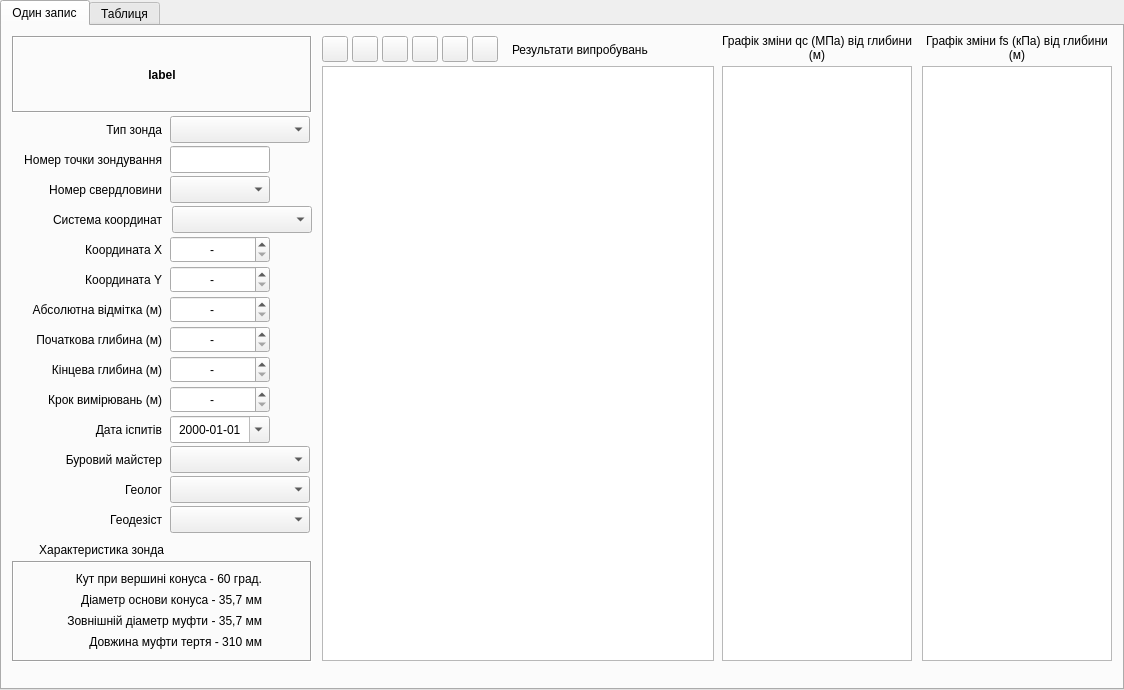
<?xml version="1.0" encoding="UTF-8"?>
<ui version="4.0">
 <class>Szond_win</class>
 <widget class="QTabWidget" name="Szond_win">
  <property name="geometry">
   <rect>
    <x>0</x>
    <y>0</y>
    <width>1124</width>
    <height>690</height>
   </rect>
  </property>
  <property name="windowTitle">
   <string>Статичне зондування</string>
  </property>
  <property name="windowIcon">
   <iconset>
    <normaloff>../icons/16x16/categories/applications-engineering.png</normaloff>../icons/16x16/categories/applications-engineering.png</iconset>
  </property>
  <property name="locale">
   <locale language="Ukrainian" country="Ukraine"/>
  </property>
  <property name="currentIndex">
   <number>0</number>
  </property>
  <widget class="QWidget" name="tab">
   <attribute name="title">
    <string>Один запис</string>
   </attribute>
   <widget class="QComboBox" name="comboBox_4">
    <property name="geometry">
     <rect>
      <x>168</x>
      <y>450</y>
      <width>140</width>
      <height>27</height>
     </rect>
    </property>
   </widget>
   <widget class="QDoubleSpinBox" name="doubleSpinBox_3">
    <property name="geometry">
     <rect>
      <x>168</x>
      <y>270</y>
      <width>100</width>
      <height>27</height>
     </rect>
    </property>
    <property name="locale">
     <locale language="C" country="AnyCountry"/>
    </property>
    <property name="alignment">
     <set>Qt::AlignCenter</set>
    </property>
    <property name="buttonSymbols">
     <enum>QAbstractSpinBox::UpDownArrows</enum>
    </property>
    <property name="specialValueText">
     <string>-</string>
    </property>
    <property name="minimum">
     <double>-10000.000000000000000</double>
    </property>
    <property name="maximum">
     <double>10000.000000000000000</double>
    </property>
    <property name="singleStep">
     <double>0.010000000000000</double>
    </property>
    <property name="value">
     <double>-10000.000000000000000</double>
    </property>
   </widget>
   <widget class="QFrame" name="frame">
    <property name="geometry">
     <rect>
      <x>10</x>
      <y>535</y>
      <width>300</width>
      <height>101</height>
     </rect>
    </property>
    <property name="frameShape">
     <enum>QFrame::Box</enum>
    </property>
    <property name="frameShadow">
     <enum>QFrame::Sunken</enum>
    </property>
   </widget>
   <widget class="QToolButton" name="toolButton_1">
    <property name="geometry">
     <rect>
      <x>320</x>
      <y>10</y>
      <width>26</width>
      <height>26</height>
     </rect>
    </property>
    <property name="toolTip">
     <string>Додати один рядок до таблиці</string>
    </property>
    <property name="statusTip">
     <string>Додавання одного рядка до таблиці вимірювань статичного зондування</string>
    </property>
    <property name="text">
     <string/>
    </property>
    <property name="icon">
     <iconset>
      <normaloff>../icons/16x16/actions/list-add.png</normaloff>../icons/16x16/actions/list-add.png</iconset>
    </property>
   </widget>
   <widget class="QLabel" name="label_10">
    <property name="geometry">
     <rect>
      <x>0</x>
      <y>390</y>
      <width>160</width>
      <height>27</height>
     </rect>
    </property>
    <property name="text">
     <string>Дата іспитів</string>
    </property>
    <property name="alignment">
     <set>Qt::AlignRight|Qt::AlignTrailing|Qt::AlignVCenter</set>
    </property>
   </widget>
   <widget class="QLabel" name="label_22">
    <property name="geometry">
     <rect>
      <x>0</x>
      <y>480</y>
      <width>160</width>
      <height>27</height>
     </rect>
    </property>
    <property name="text">
     <string>Геодезіст</string>
    </property>
    <property name="alignment">
     <set>Qt::AlignRight|Qt::AlignTrailing|Qt::AlignVCenter</set>
    </property>
   </widget>
   <widget class="QToolButton" name="toolButton_3">
    <property name="geometry">
     <rect>
      <x>380</x>
      <y>10</y>
      <width>26</width>
      <height>26</height>
     </rect>
    </property>
    <property name="toolTip">
     <string>Додати всі рядки до таблиці</string>
    </property>
    <property name="statusTip">
     <string>Додавання всіх рядків до таблиці вимірювань статичного зондування</string>
    </property>
    <property name="text">
     <string/>
    </property>
    <property name="icon">
     <iconset>
      <normaloff>../icons/16x16/actions/edit-table-insert-row-under.png</normaloff>../icons/16x16/actions/edit-table-insert-row-under.png</iconset>
    </property>
   </widget>
   <widget class="QLabel" name="label">
    <property name="geometry">
     <rect>
      <x>10</x>
      <y>10</y>
      <width>300</width>
      <height>77</height>
     </rect>
    </property>
    <property name="font">
     <font>
      <weight>75</weight>
      <bold>true</bold>
     </font>
    </property>
    <property name="frameShape">
     <enum>QFrame::Box</enum>
    </property>
    <property name="frameShadow">
     <enum>QFrame::Sunken</enum>
    </property>
    <property name="text">
     <string>label</string>
    </property>
    <property name="alignment">
     <set>Qt::AlignCenter</set>
    </property>
   </widget>
   <widget class="QLabel" name="label_5">
    <property name="geometry">
     <rect>
      <x>0</x>
      <y>240</y>
      <width>160</width>
      <height>27</height>
     </rect>
    </property>
    <property name="text">
     <string>Координата Y</string>
    </property>
    <property name="alignment">
     <set>Qt::AlignRight|Qt::AlignTrailing|Qt::AlignVCenter</set>
    </property>
   </widget>
   <widget class="QLabel" name="label_15">
    <property name="geometry">
     <rect>
      <x>20</x>
      <y>542</y>
      <width>240</width>
      <height>22</height>
     </rect>
    </property>
    <property name="text">
     <string>Кут при вершині конуса - 60 град.</string>
    </property>
    <property name="alignment">
     <set>Qt::AlignRight|Qt::AlignTrailing|Qt::AlignVCenter</set>
    </property>
   </widget>
   <widget class="QLabel" name="label_9">
    <property name="geometry">
     <rect>
      <x>0</x>
      <y>360</y>
      <width>160</width>
      <height>27</height>
     </rect>
    </property>
    <property name="text">
     <string>Крок вимірювань (м)</string>
    </property>
    <property name="alignment">
     <set>Qt::AlignRight|Qt::AlignTrailing|Qt::AlignVCenter</set>
    </property>
   </widget>
   <widget class="QLabel" name="label_2">
    <property name="geometry">
     <rect>
      <x>0</x>
      <y>90</y>
      <width>160</width>
      <height>27</height>
     </rect>
    </property>
    <property name="text">
     <string>Тип зонда</string>
    </property>
    <property name="alignment">
     <set>Qt::AlignRight|Qt::AlignTrailing|Qt::AlignVCenter</set>
    </property>
   </widget>
   <widget class="QLabel" name="label_18">
    <property name="geometry">
     <rect>
      <x>20</x>
      <y>584</y>
      <width>240</width>
      <height>22</height>
     </rect>
    </property>
    <property name="text">
     <string>Зовнішній діаметр муфти - 35,7 мм</string>
    </property>
    <property name="alignment">
     <set>Qt::AlignRight|Qt::AlignTrailing|Qt::AlignVCenter</set>
    </property>
   </widget>
   <widget class="QLabel" name="label_8">
    <property name="geometry">
     <rect>
      <x>0</x>
      <y>330</y>
      <width>160</width>
      <height>27</height>
     </rect>
    </property>
    <property name="text">
     <string>Кінцева глибина (м)</string>
    </property>
    <property name="alignment">
     <set>Qt::AlignRight|Qt::AlignTrailing|Qt::AlignVCenter</set>
    </property>
   </widget>
   <widget class="QDoubleSpinBox" name="doubleSpinBox_2">
    <property name="geometry">
     <rect>
      <x>168</x>
      <y>240</y>
      <width>100</width>
      <height>27</height>
     </rect>
    </property>
    <property name="locale">
     <locale language="C" country="AnyCountry"/>
    </property>
    <property name="alignment">
     <set>Qt::AlignCenter</set>
    </property>
    <property name="buttonSymbols">
     <enum>QAbstractSpinBox::UpDownArrows</enum>
    </property>
    <property name="specialValueText">
     <string>-</string>
    </property>
    <property name="maximum">
     <double>9999999.990000000223517</double>
    </property>
    <property name="singleStep">
     <double>0.010000000000000</double>
    </property>
   </widget>
   <widget class="QDoubleSpinBox" name="doubleSpinBox_4">
    <property name="geometry">
     <rect>
      <x>168</x>
      <y>300</y>
      <width>100</width>
      <height>27</height>
     </rect>
    </property>
    <property name="locale">
     <locale language="C" country="AnyCountry"/>
    </property>
    <property name="alignment">
     <set>Qt::AlignCenter</set>
    </property>
    <property name="buttonSymbols">
     <enum>QAbstractSpinBox::UpDownArrows</enum>
    </property>
    <property name="specialValueText">
     <string>-</string>
    </property>
    <property name="minimum">
     <double>-0.010000000000000</double>
    </property>
    <property name="maximum">
     <double>999.990000000000009</double>
    </property>
    <property name="singleStep">
     <double>0.010000000000000</double>
    </property>
    <property name="value">
     <double>-0.010000000000000</double>
    </property>
   </widget>
   <widget class="QLabel" name="label_14">
    <property name="geometry">
     <rect>
      <x>0</x>
      <y>150</y>
      <width>160</width>
      <height>27</height>
     </rect>
    </property>
    <property name="text">
     <string>Номер свердловини</string>
    </property>
    <property name="alignment">
     <set>Qt::AlignRight|Qt::AlignTrailing|Qt::AlignVCenter</set>
    </property>
   </widget>
   <widget class="QComboBox" name="comboBox_5">
    <property name="geometry">
     <rect>
      <x>168</x>
      <y>480</y>
      <width>140</width>
      <height>27</height>
     </rect>
    </property>
   </widget>
   <widget class="QToolButton" name="toolButton_6">
    <property name="geometry">
     <rect>
      <x>470</x>
      <y>10</y>
      <width>26</width>
      <height>26</height>
     </rect>
    </property>
    <property name="toolTip">
     <string>Очистити комірку від значення</string>
    </property>
    <property name="statusTip">
     <string>Очистити комірку від значення. Відобразити None</string>
    </property>
    <property name="icon">
     <iconset>
      <normaloff>../icons/16x16/actions/edit-clear.png</normaloff>../icons/16x16/actions/edit-clear.png</iconset>
    </property>
   </widget>
   <widget class="QLabel" name="label_3">
    <property name="geometry">
     <rect>
      <x>0</x>
      <y>120</y>
      <width>160</width>
      <height>27</height>
     </rect>
    </property>
    <property name="text">
     <string>Номер точки зондування</string>
    </property>
    <property name="alignment">
     <set>Qt::AlignRight|Qt::AlignTrailing|Qt::AlignVCenter</set>
    </property>
   </widget>
   <widget class="QComboBox" name="comboBox_1">
    <property name="geometry">
     <rect>
      <x>168</x>
      <y>90</y>
      <width>140</width>
      <height>27</height>
     </rect>
    </property>
   </widget>
   <widget class="QLineEdit" name="lineEdit_1">
    <property name="geometry">
     <rect>
      <x>168</x>
      <y>120</y>
      <width>100</width>
      <height>27</height>
     </rect>
    </property>
    <property name="alignment">
     <set>Qt::AlignCenter</set>
    </property>
   </widget>
   <widget class="QToolButton" name="toolButton_2">
    <property name="geometry">
     <rect>
      <x>350</x>
      <y>10</y>
      <width>26</width>
      <height>26</height>
     </rect>
    </property>
    <property name="toolTip">
     <string>Вилучити поточний рядок з таблиці</string>
    </property>
    <property name="statusTip">
     <string>Вилучення поточного рядка з таблиці вимірювань статичного зондування</string>
    </property>
    <property name="text">
     <string/>
    </property>
    <property name="icon">
     <iconset>
      <normaloff>../icons/16x16/actions/list-remove.png</normaloff>../icons/16x16/actions/list-remove.png</iconset>
    </property>
   </widget>
   <widget class="QLabel" name="label_17">
    <property name="geometry">
     <rect>
      <x>2</x>
      <y>510</y>
      <width>160</width>
      <height>27</height>
     </rect>
    </property>
    <property name="text">
     <string>Характеристика зонда</string>
    </property>
    <property name="alignment">
     <set>Qt::AlignRight|Qt::AlignTrailing|Qt::AlignVCenter</set>
    </property>
   </widget>
   <widget class="QDoubleSpinBox" name="doubleSpinBox_1">
    <property name="geometry">
     <rect>
      <x>168</x>
      <y>210</y>
      <width>100</width>
      <height>27</height>
     </rect>
    </property>
    <property name="autoFillBackground">
     <bool>false</bool>
    </property>
    <property name="locale">
     <locale language="C" country="AnyCountry"/>
    </property>
    <property name="alignment">
     <set>Qt::AlignCenter</set>
    </property>
    <property name="buttonSymbols">
     <enum>QAbstractSpinBox::UpDownArrows</enum>
    </property>
    <property name="specialValueText">
     <string>-</string>
    </property>
    <property name="maximum">
     <double>9999999.990000000223517</double>
    </property>
    <property name="singleStep">
     <double>0.010000000000000</double>
    </property>
    <property name="value">
     <double>0.000000000000000</double>
    </property>
   </widget>
   <widget class="QLabel" name="label_20">
    <property name="geometry">
     <rect>
      <x>920</x>
      <y>7</y>
      <width>190</width>
      <height>30</height>
     </rect>
    </property>
    <property name="text">
     <string>Графік зміни fs (кПа) від глибини (м)</string>
    </property>
    <property name="alignment">
     <set>Qt::AlignCenter</set>
    </property>
    <property name="wordWrap">
     <bool>true</bool>
    </property>
   </widget>
   <widget class="QLabel" name="label_12">
    <property name="geometry">
     <rect>
      <x>0</x>
      <y>450</y>
      <width>160</width>
      <height>27</height>
     </rect>
    </property>
    <property name="text">
     <string>Геолог</string>
    </property>
    <property name="alignment">
     <set>Qt::AlignRight|Qt::AlignTrailing|Qt::AlignVCenter</set>
    </property>
   </widget>
   <widget class="QDoubleSpinBox" name="doubleSpinBox_5">
    <property name="geometry">
     <rect>
      <x>168</x>
      <y>330</y>
      <width>100</width>
      <height>27</height>
     </rect>
    </property>
    <property name="locale">
     <locale language="C" country="AnyCountry"/>
    </property>
    <property name="alignment">
     <set>Qt::AlignCenter</set>
    </property>
    <property name="buttonSymbols">
     <enum>QAbstractSpinBox::UpDownArrows</enum>
    </property>
    <property name="specialValueText">
     <string>-</string>
    </property>
    <property name="minimum">
     <double>-0.010000000000000</double>
    </property>
    <property name="maximum">
     <double>999.990000000000009</double>
    </property>
    <property name="singleStep">
     <double>0.010000000000000</double>
    </property>
    <property name="value">
     <double>-0.010000000000000</double>
    </property>
   </widget>
   <widget class="QComboBox" name="comboBox_2">
    <property name="geometry">
     <rect>
      <x>168</x>
      <y>150</y>
      <width>100</width>
      <height>27</height>
     </rect>
    </property>
   </widget>
   <widget class="QLabel" name="label_16">
    <property name="geometry">
     <rect>
      <x>20</x>
      <y>563</y>
      <width>240</width>
      <height>22</height>
     </rect>
    </property>
    <property name="text">
     <string>Діаметр основи конуса - 35,7 мм</string>
    </property>
    <property name="alignment">
     <set>Qt::AlignRight|Qt::AlignTrailing|Qt::AlignVCenter</set>
    </property>
   </widget>
   <widget class="QLabel" name="label_7">
    <property name="geometry">
     <rect>
      <x>0</x>
      <y>300</y>
      <width>160</width>
      <height>27</height>
     </rect>
    </property>
    <property name="text">
     <string>Початкова глибина (м)</string>
    </property>
    <property name="alignment">
     <set>Qt::AlignRight|Qt::AlignTrailing|Qt::AlignVCenter</set>
    </property>
   </widget>
   <widget class="QComboBox" name="comboBox_3">
    <property name="geometry">
     <rect>
      <x>168</x>
      <y>420</y>
      <width>140</width>
      <height>27</height>
     </rect>
    </property>
   </widget>
   <widget class="QLabel" name="label_4">
    <property name="geometry">
     <rect>
      <x>0</x>
      <y>210</y>
      <width>160</width>
      <height>27</height>
     </rect>
    </property>
    <property name="text">
     <string>Координата X</string>
    </property>
    <property name="alignment">
     <set>Qt::AlignRight|Qt::AlignTrailing|Qt::AlignVCenter</set>
    </property>
   </widget>
   <widget class="QDoubleSpinBox" name="doubleSpinBox_6">
    <property name="geometry">
     <rect>
      <x>168</x>
      <y>360</y>
      <width>100</width>
      <height>27</height>
     </rect>
    </property>
    <property name="locale">
     <locale language="C" country="AnyCountry"/>
    </property>
    <property name="alignment">
     <set>Qt::AlignCenter</set>
    </property>
    <property name="buttonSymbols">
     <enum>QAbstractSpinBox::UpDownArrows</enum>
    </property>
    <property name="specialValueText">
     <string>-</string>
    </property>
    <property name="maximum">
     <double>1.000000000000000</double>
    </property>
    <property name="singleStep">
     <double>0.010000000000000</double>
    </property>
   </widget>
   <widget class="QLabel" name="label_6">
    <property name="geometry">
     <rect>
      <x>0</x>
      <y>270</y>
      <width>160</width>
      <height>27</height>
     </rect>
    </property>
    <property name="text">
     <string>Абсолютна відмітка (м)</string>
    </property>
    <property name="alignment">
     <set>Qt::AlignRight|Qt::AlignTrailing|Qt::AlignVCenter</set>
    </property>
   </widget>
   <widget class="QDateEdit" name="dateEdit_1">
    <property name="geometry">
     <rect>
      <x>168</x>
      <y>390</y>
      <width>100</width>
      <height>27</height>
     </rect>
    </property>
    <property name="alignment">
     <set>Qt::AlignCenter</set>
    </property>
    <property name="dateTime">
     <datetime>
      <hour>0</hour>
      <minute>0</minute>
      <second>0</second>
      <year>2000</year>
      <month>1</month>
      <day>1</day>
     </datetime>
    </property>
    <property name="displayFormat">
     <string>yyyy-MM-dd</string>
    </property>
    <property name="calendarPopup">
     <bool>true</bool>
    </property>
   </widget>
   <widget class="QLabel" name="label_19">
    <property name="geometry">
     <rect>
      <x>20</x>
      <y>605</y>
      <width>240</width>
      <height>22</height>
     </rect>
    </property>
    <property name="text">
     <string>Довжина муфти тертя - 310 мм</string>
    </property>
    <property name="alignment">
     <set>Qt::AlignRight|Qt::AlignTrailing|Qt::AlignVCenter</set>
    </property>
   </widget>
   <widget class="QLabel" name="label_13">
    <property name="geometry">
     <rect>
      <x>720</x>
      <y>7</y>
      <width>190</width>
      <height>30</height>
     </rect>
    </property>
    <property name="text">
     <string>Графік зміни qc (МПа) від глибини (м)</string>
    </property>
    <property name="alignment">
     <set>Qt::AlignCenter</set>
    </property>
    <property name="wordWrap">
     <bool>true</bool>
    </property>
   </widget>
   <widget class="QLabel" name="label_11">
    <property name="geometry">
     <rect>
      <x>0</x>
      <y>420</y>
      <width>160</width>
      <height>27</height>
     </rect>
    </property>
    <property name="text">
     <string>Буровий майстер</string>
    </property>
    <property name="alignment">
     <set>Qt::AlignRight|Qt::AlignTrailing|Qt::AlignVCenter</set>
    </property>
   </widget>
   <widget class="QToolButton" name="toolButton_4">
    <property name="geometry">
     <rect>
      <x>410</x>
      <y>10</y>
      <width>26</width>
      <height>26</height>
     </rect>
    </property>
    <property name="toolTip">
     <string>Вилучити всі рядки з таблиці</string>
    </property>
    <property name="statusTip">
     <string>Вилучення всіх рядків з таблиці вимірювань статичного зондування</string>
    </property>
    <property name="text">
     <string/>
    </property>
    <property name="icon">
     <iconset>
      <normaloff>../icons/16x16/actions/edit-table-delete-row.png</normaloff>../icons/16x16/actions/edit-table-delete-row.png</iconset>
    </property>
   </widget>
   <widget class="QGraphicsView" name="graphicsView_2">
    <property name="geometry">
     <rect>
      <x>920</x>
      <y>40</y>
      <width>190</width>
      <height>595</height>
     </rect>
    </property>
   </widget>
   <widget class="QTableView" name="tableSzond">
    <property name="geometry">
     <rect>
      <x>320</x>
      <y>40</y>
      <width>392</width>
      <height>595</height>
     </rect>
    </property>
    <attribute name="verticalHeaderDefaultSectionSize">
     <number>24</number>
    </attribute>
   </widget>
   <widget class="QToolButton" name="toolButton_5">
    <property name="geometry">
     <rect>
      <x>440</x>
      <y>10</y>
      <width>26</width>
      <height>26</height>
     </rect>
    </property>
    <property name="toolTip">
     <string>Імпортувати дані з першоджерела файлу CSV</string>
    </property>
    <property name="statusTip">
     <string>Імпортує дані з файлу формату CSV</string>
    </property>
    <property name="text">
     <string/>
    </property>
    <property name="icon">
     <iconset>
      <normaloff>../icons/16x16/actions/document-import.png</normaloff>../icons/16x16/actions/document-import.png</iconset>
    </property>
   </widget>
   <widget class="QLabel" name="label_21">
    <property name="geometry">
     <rect>
      <x>510</x>
      <y>10</y>
      <width>161</width>
      <height>27</height>
     </rect>
    </property>
    <property name="text">
     <string>Результати випробувань</string>
    </property>
   </widget>
   <widget class="QGraphicsView" name="graphicsView">
    <property name="geometry">
     <rect>
      <x>720</x>
      <y>40</y>
      <width>190</width>
      <height>595</height>
     </rect>
    </property>
   </widget>
   <widget class="QLabel" name="label_23">
    <property name="geometry">
     <rect>
      <x>0</x>
      <y>180</y>
      <width>160</width>
      <height>27</height>
     </rect>
    </property>
    <property name="text">
     <string>Система координат</string>
    </property>
    <property name="alignment">
     <set>Qt::AlignRight|Qt::AlignTrailing|Qt::AlignVCenter</set>
    </property>
   </widget>
   <widget class="QComboBox" name="comboBox_6">
    <property name="geometry">
     <rect>
      <x>170</x>
      <y>180</y>
      <width>140</width>
      <height>27</height>
     </rect>
    </property>
   </widget>
  </widget>
  <widget class="QWidget" name="tab_2">
   <attribute name="title">
    <string>Таблиця</string>
   </attribute>
   <layout class="QGridLayout" name="gridLayout">
    <item row="0" column="0">
     <widget class="QTableView" name="tablePointSzond">
      <property name="sizePolicy">
       <sizepolicy hsizetype="Expanding" vsizetype="Expanding">
        <horstretch>0</horstretch>
        <verstretch>0</verstretch>
       </sizepolicy>
      </property>
     </widget>
    </item>
   </layout>
  </widget>
 </widget>
 <tabstops>
  <tabstop>comboBox_1</tabstop>
  <tabstop>lineEdit_1</tabstop>
  <tabstop>comboBox_2</tabstop>
  <tabstop>comboBox_6</tabstop>
  <tabstop>doubleSpinBox_1</tabstop>
  <tabstop>doubleSpinBox_2</tabstop>
  <tabstop>doubleSpinBox_3</tabstop>
  <tabstop>doubleSpinBox_4</tabstop>
  <tabstop>doubleSpinBox_5</tabstop>
  <tabstop>doubleSpinBox_6</tabstop>
  <tabstop>dateEdit_1</tabstop>
  <tabstop>comboBox_3</tabstop>
  <tabstop>comboBox_4</tabstop>
  <tabstop>comboBox_5</tabstop>
  <tabstop>tableSzond</tabstop>
  <tabstop>toolButton_1</tabstop>
  <tabstop>toolButton_2</tabstop>
  <tabstop>toolButton_3</tabstop>
  <tabstop>toolButton_4</tabstop>
  <tabstop>toolButton_5</tabstop>
  <tabstop>toolButton_6</tabstop>
  <tabstop>graphicsView</tabstop>
  <tabstop>graphicsView_2</tabstop>
  <tabstop>tablePointSzond</tabstop>
 </tabstops>
 <resources/>
 <connections/>
</ui>
